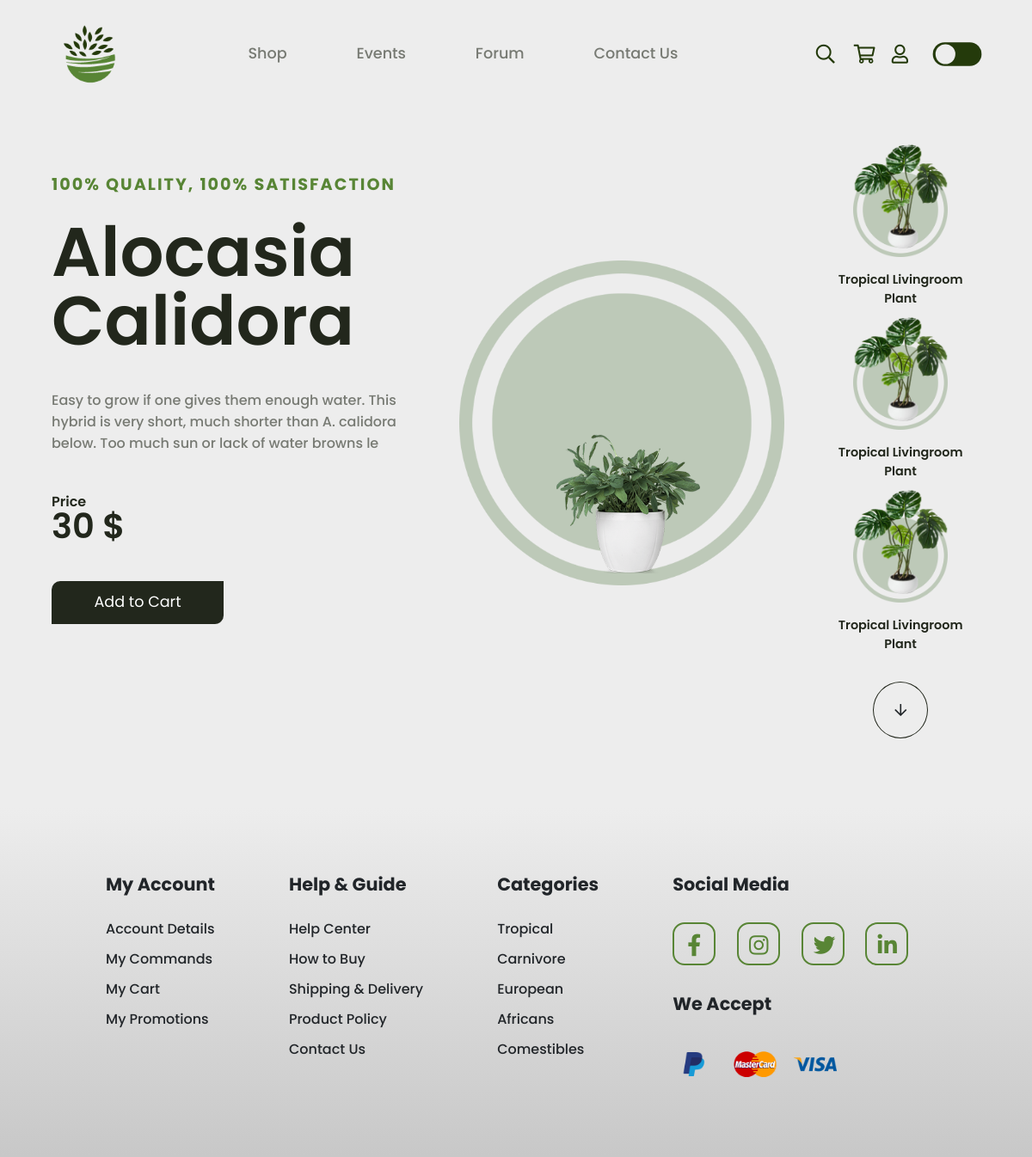
Before: /website/pages/selected-product.php?product_id=2 with the older database file.
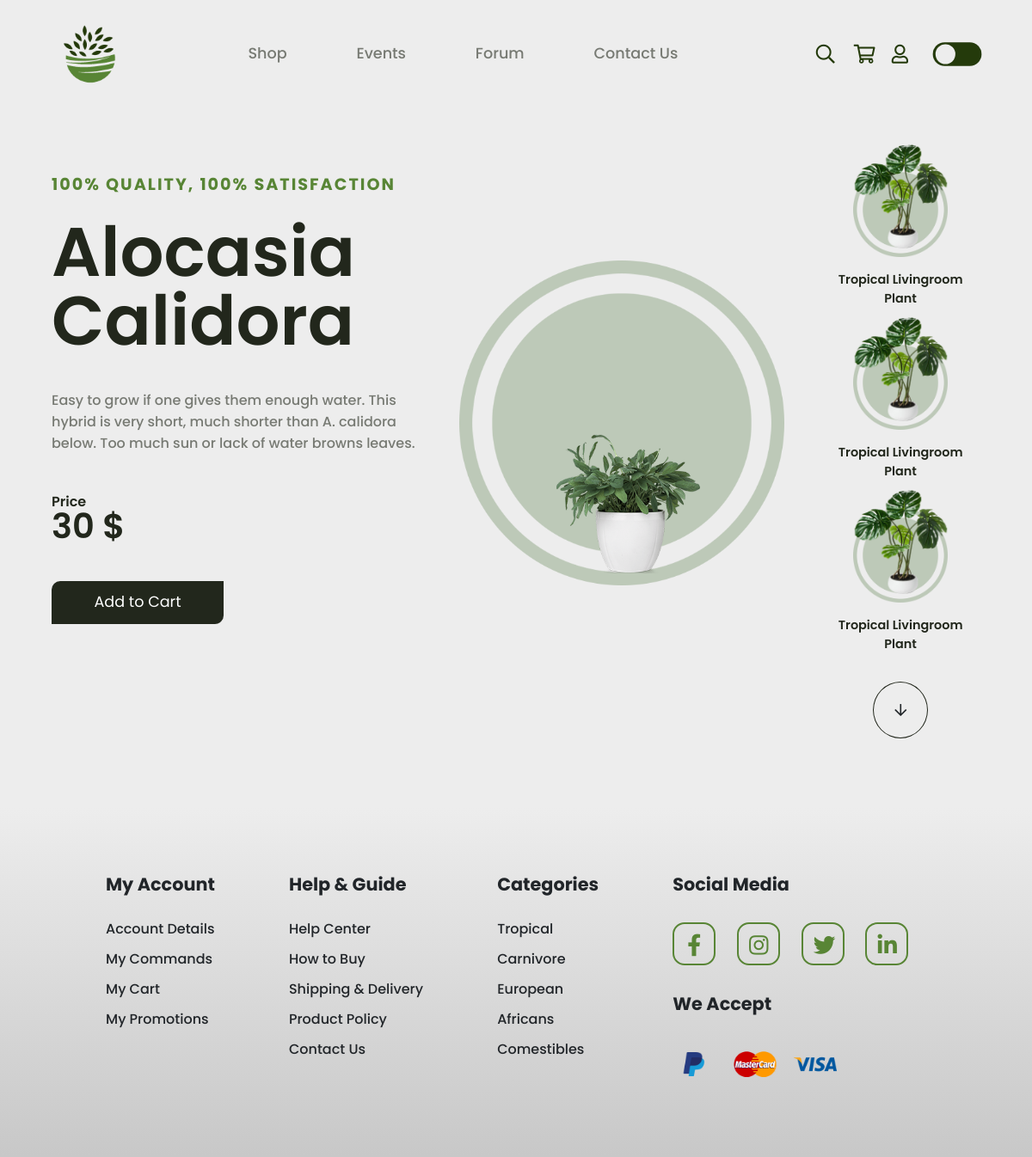
After: the same page with the newer database file.
### tables this page shows
CREATE TABLE product(
   product_id INT AUTO_INCREMENT,
   name VARCHAR(50)  NOT NULL,
   short_description VARCHAR(250)  NOT NULL,
   long_description VARCHAR(500)  NOT NULL,
   price_excl_tax DECIMAL(15,2)   NOT NULL,
   stock_quantity INT NOT NULL,
   shipping_cost DECIMAL(6,2)   NOT NULL,
   tax_id INT NOT NULL,
   image_id INT NOT NULL,
   category_id INT NOT NULL,
   PRIMARY KEY(product_id),
   FOREIGN KEY(tax_id) REFERENCES tax(tax_id),
   FOREIGN KEY(image_id) REFERENCES image(image_id),
   FOREIGN KEY(category_id) REFERENCES category(category_id)
);

CREATE TABLE tax(
   tax_id INT AUTO_INCREMENT,
   rate DECIMAL(15,2)   NOT NULL,
   PRIMARY KEY(tax_id)
);

CREATE TABLE image(
   image_id INT AUTO_INCREMENT,
   url VARCHAR(255)  NOT NULL,
   PRIMARY KEY(image_id)
);

### database/DBController.php (called while the page is built, shortened)
<?php
    class DBController
    {
        protected $host = '127.0.0.1';
        protected $user = 'root';
        protected $pwd = '#Apomposelli1';
        protected $database = 'tropicalinterior';
        public function __construct()
        {
            $this->con = mysqli_connect($this->host, $this->user, $this->pwd, $this->database);
        }
    }
?>

### utilities.php (called while the page is built, shortened)
<?php
    function debug_to_console($data) {
        $output = $data;
    }
    require(__DIR__."/database/DBController.php");
    $db = new DBController();
    require(__DIR__."/database/CustomRequest.php");
    $customRequest = new CustomRequest($db);
?>

### database/CustomRequest.php (called while the page is built, shortened)
<?php
    class CustomRequest
    {
        public $db = null;
        public function __construct(DBController $db)
        {
            $this->db = $db;
        }
        public function getData($query)
        {
            $result = $this->db->con->query($query);
            $resultArray = array();
            while($item = mysqli_fetch_array($result, MYSQLI_ASSOC))
            {
                $resultArray[] = $item;
            }
            return $resultArray;
        }
    }
?>

### website/pages/selected-product.php (the view, shortened to what this page needs)
<?php require_once('../../utilities.php'); ?>
<html>
    <head>
        <link href="https://cdn.jsdelivr.net/npm/bootstrap@5.1.3/dist/css/bootstrap.min.css" rel="stylesheet"
>
        <link rel="stylesheet" href="../css/reset.css">
        <link rel="stylesheet" href="../css/all.css">
        <link rel="stylesheet" href="../css/global.css">
        <link rel="stylesheet" href="../css/navbar.css">
        <link rel="stylesheet" href="../css/authentication-modal.css">
        <link rel="stylesheet" href="../css/shopping-cart-modal.css">
        <link rel="stylesheet" href="../css/selected-product.css">
        <link rel="stylesheet" href="../css/footer.css">
    </head>
    <body>
        <header>
            <?php include '../components/navbar.php'; ?>
        </header>
        <main>
            <?php
                if(isset($_GET['product_id']) && $_GET['product_id'] != "")
                {
                    $productInfo = $customRequest->getData(
                        "SELECT p.name, p.short_description, p.price_excl_tax, t.rate AS tax_rate, i.url AS image_url
                        FROM product p
                        LEFT JOIN (tax t CROSS JOIN image i) ON (p.tax_id = t.tax_id AND p.image_id = i.image_id)
                        WHERE p.product_id = {$_GET['product_id']};
                    ")[0];
                }
            ?>
            <div class="product_informations_main_container">
                <div class="name_description_price_buy_container">
                    <p class="quality_band_title">100% QUALITY, 100% SATISFACTION</p>
                    <p class="product_name_title"><?= $productInfo['name'] ?></p>
                    <p class="product_description"><?= $productInfo['short_description'] ?></p>
                    <p class="price_title">Price</p>
                    <p class="price_value"><?= ($productInfo['price_excl_tax'] + ($productInfo['price_excl_tax'] * $productInfo['tax_rate'] / 100)) ?> $</p>
                    <div class="add_to_cart_button" data-id="<?= $_GET['product_id'] ?>">Add to Cart</div>
                </div>
                <div class="design_image_container">
                    <img src="<?= $productInfo['image_url'] ?>" alt="product_image" class="product_image">
                </div>
                <div class="more_offers_container">
                    <div class="more_offer_item">
                        <div class="more_offer_item_image_container">
                            <img src="/website/graphics/img/plant1.png" alt="product_image" class="more_product_image">
                        </div>
                        <p class="more_offer_product_name">Tropical Livingroom Plant</p>
                    </div>
                    <div class="more_offer_item">
                        <div class="more_offer_item_image_container">
                            <img src="/website/graphics/img/plant1.png" alt="product_image" class="more_product_image">
                        </div>
                        <p class="more_offer_product_name">Tropical Livingroom Plant</p>
                    </div>
                    <div class="more_offer_item">
                        <div class="more_offer_item_image_container">
                            <img src="/website/graphics/img/plant1.png" alt="product_image" class="more_product_image">
                        </div>
                        <p class="more_offer_product_name">Tropical Livingroom Plant</p>
                    </div>
                    <i class="more_arrow_button far fa-arrow-down"></i>
                </div>
            </div>
        </main>
        <footer>
            <?php include '../components/footer.php'; ?>
        </footer>
    </body>
</html>

### website/components/navbar.php (shortened to what this page needs)
<div class='navbar'>
    <?php
        function currentPage($getName){
            if(isset($_GET['page']))
            {
                echo $_GET['page'] == $getName ? "selected" : "";
            }
        }
    ?>
    <div>
        <a href="/website/index.php?page=home">
            <img width="90px" height="90px" src="/website/graphics/img/logo.png" alt="logo">
        </a>
    </div>
    <div class="pages-button-container">
        <a class="page-btn <?php currentPage("shop"); ?>" href="/website/index.php?page=shop">Shop</a>
        <a class="page-btn <?php currentPage("events"); ?>" href="/website/index.php?page=events">Events</a>
        <a class="page-btn <?php currentPage("forum"); ?>" href="/website/index.php?page=forum">Forum</a>
        <a class="page-btn <?php currentPage("contact-us"); ?>" href="/website/index.php?page=contact-us">Contact Us</a>
    </div>
    <div class="icons-container">
        <i class="far fa-search"></i>
        <div class="shopping_cart_container">
            <i class="shopping_cart_icon far fa-shopping-cart"></i>
        </div>
        <i class="authentication_modal_navbar_button far fa-user"></i>
        <div class="dark_mode_toggle_container">
            <label class="label" for="chk">
                <div class="ball"></div>
            </label>
        </div>
    </div>
</div>

### website/components/footer.php
<div class="footer_container">
    <div class="account_section">
        <p class="section_title">My Account</p>
        <p class="section_link">Account Details</p>
        <p class="section_link">My Commands</p>
        <p class="section_link">My Cart</p>
        <p class="section_link">My Promotions</p>
    </div>
    <div class="help_section">
        <p class="section_title">Help & Guide</p>
        <p class="section_link">Help Center</p>
        <p class="section_link">How to Buy</p>
        <p class="section_link">Shipping & Delivery</p>
        <p class="section_link">Product Policy</p>
        <p class="section_link">Contact Us</p>
    </div>
    <div class="categories_section">
        <p class="section_title">Categories</p>
        <p class="section_link">Tropical</p>
        <p class="section_link">Carnivore</p>
        <p class="section_link">European</p>
        <p class="section_link">Africans</p>
        <p class="section_link">Comestibles</p>
    </div>
    <div class="social_media_section">
        <p class="section_title">Social Media</p>
        <div class="social_icons_container">
            <i class="fab fa-facebook-f"></i>
            <i class="fab fa-instagram"></i>
            <i class="fab fa-twitter"></i>
            <i class="fab fa-linkedin-in"></i>
        </div>
        <p class="section_title">We Accept</p>
        <div class="payment_method_icons_container">
            <img src="/website/graphics/img/paypal-logo.png" alt="" class="payment_method_icon">
            <img src="/website/graphics/img/mastercard-logo.png" alt="" class="payment_method_icon">
            <img src="/website/graphics/img/visa-logo.png" alt="" class="payment_method_icon">
        </div>
    </div>
</div>

### website/css/global.css (style rules this page uses)
body { width: 100%; background-color: #ededed; display: flex; flex-direction: column; align-items: center; margin: 0; line-height: 1; transition: background-color 0.2s linear; }
header, main, footer { display: flex; justify-content: center; width: 100%; }

### website/css/navbar.css (style rules this page uses)
a, a:hover, a:focus, a:active { text-decoration: none; color: #777a73; }
.navbar { display: flex; justify-content: space-between; align-items: center; width: 90%; height: 125px; }
.icons-container { display: flex; align-items: center; flex-wrap: nowrap; }
.icons-container > i { margin-left: 22px; font-size: 22px; color: #243a0b; }
.pages-button-container { display: flex; justify-content: space-between; width: 500px; }
.page-btn { font-size: 1.1rem; font-weight: 500; text-decoration: none; color: #777a73; }
.shopping_cart_container { margin-left: 22px; width: 22px; height: 22px; position: relative; }
.shopping_cart_icon { position: absolute; font-size: 22px; color: #243a0b; }
.dark_mode_toggle_container { transform: scale(0.7); margin-left: 30px; }
.label { box-sizing: border-box; background-color: #243a0b; border-radius: 50px; cursor: pointer; display: flex; align-items: center; justify-content: space-between; position: relative; padding: 4px; width: 54px; height: 26px; transform: scale(1.5); }
.label .ball { background-color: #ededed; border-radius: 50%; position: absolute; height: 22px; width: 22px; margin: -1px; transform: translateX(0px); transition: transform 0.2s linear; }

### website/css/selected-product.css (style rules this page uses)
.product_informations_main_container { display: flex; justify-content: space-between; width: 90%; margin-bottom: 5em; }
.name_description_price_buy_container { padding-top: 5em; width: 40%; }
.quality_band_title { color: #588535; font-size: 1.2rem; font-weight: 700; letter-spacing: 2px; margin-bottom: 1.5em; }
.product_name_title { color: #22271c; font-size: 5rem; font-weight: 600; margin-bottom: 0.5em; }
.product_description { color: #777a73; font-size: 1rem; font-weight: 500; line-height: 25px; margin-bottom: 3em; }
.price_title { color: #22271c; font-size: 1rem; font-weight: 600; }
.price_value { color: #22271c; font-size: 2.5rem; font-weight: 600; margin-bottom: 1.1em; }
.add_to_cart_button { background-color: #22271c; color: #fff; display: flex; align-items: center; justify-content: center; width: 200px; height: 50px; border-radius: 10px 0px 10px 0px; font-weight: normal; font-size: 1.1rem; margin-right: 10px; padding: 10px; overflow: hidden; transition: transform 0.3s; }
.design_image_container { width: 35%; position: relative; display: flex; justify-content: center; align-items: center; }
.product_image { width: 90%; position: absolute; z-index: 4; }
.more_offers_container { display: flex; flex-direction: column; align-items: center; padding-top: 4em; }
.more_offer_item_image_container { width: 110px; height: 110px; position: relative; display: flex; justify-content: center; align-items: center; margin-bottom: 1em; }
.more_offer_item { display: flex; flex-direction: column; justify-content: center; align-items: center; margin-bottom: 2em; }
.more_product_image { padding-bottom: 2em; width: 110%; z-index: 4; position: absolute; }
.more_offer_product_name { width: 80%; text-align: center; line-height: 1.5em; color: #22271c; font-size: 0.9rem; font-weight: 600; }
.more_arrow_button { border: 1px solid #22271c; border-radius: 50%; padding: 1.5em; transition: transform 0.3s; }

### website/css/footer.css (style rules this page uses)
.footer_container { padding: 5em; display: flex; justify-content: space-around; background: linear-gradient(#ededed, #afafaf99); width: 100%; }
.section_title { font-size: 1.3rem; font-weight: 700; margin-bottom: 1.6em; }
.section_link { margin-bottom: 1.2em; font-weight: 500; }
.social_icons_container i { width: 50px; height: 50px; font-size: 1.6rem; padding: 12px; border: 2px solid #588535; color: #588535; border-radius: 14px; margin-bottom: 1.4em; text-align: center; cursor: pointer; margin-right: 0.8em; }
.payment_method_icon { width: 50px; margin-right: 1em; }

Changed rows visible on the page:
changed product "Alocasia Calidora": short_description "Easy to grow if one gives them enough water. This hybrid is very short, much shorter than A. calidora below. Too much sun or lack of water browns le" → "Easy to grow if one gives them enough water. This hybrid is very short, much shorter than A. calidora below. Too much sun or lack of water browns leaves."
